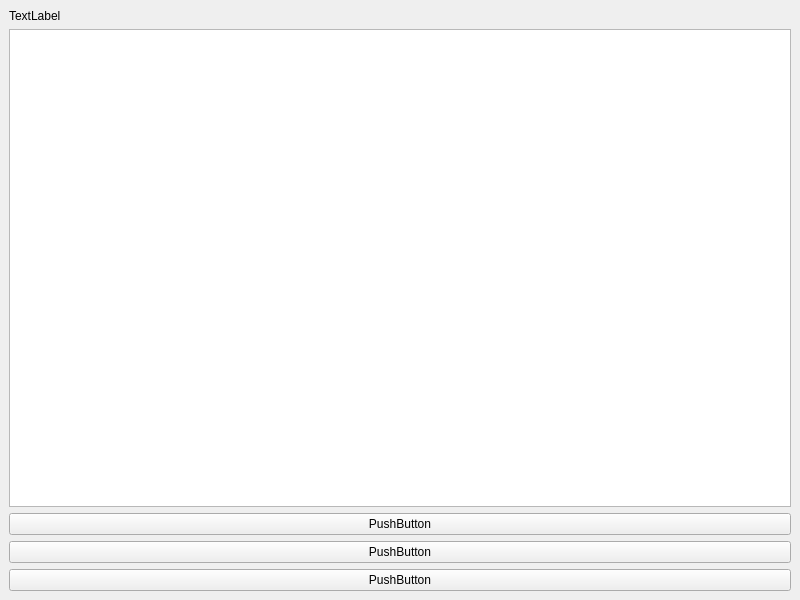
<?xml version="1.0" encoding="UTF-8"?>
<ui version="4.0">
 <class>MainWindow</class>
 <widget class="QMainWindow" name="MainWindow">
  <property name="geometry">
   <rect>
    <x>0</x>
    <y>0</y>
    <width>800</width>
    <height>600</height>
   </rect>
  </property>
  <property name="windowTitle">
   <string>MainWindow</string>
  </property>
  <widget class="QWidget" name="centralwidget">
   <layout class="QVBoxLayout" name="verticalLayout">
    <item>
     <widget class="QLabel" name="l_time">
      <property name="text">
       <string>TextLabel</string>
      </property>
     </widget>
    </item>
    <item>
     <widget class="QTextBrowser" name="tb_round"/>
    </item>
    <item>
     <widget class="QPushButton" name="pb_status">
      <property name="text">
       <string>PushButton</string>
      </property>
     </widget>
    </item>
    <item>
     <widget class="QPushButton" name="pb_round">
      <property name="text">
       <string>PushButton</string>
      </property>
     </widget>
    </item>
    <item>
     <widget class="QPushButton" name="pb_reset">
      <property name="text">
       <string>PushButton</string>
      </property>
     </widget>
    </item>
   </layout>
  </widget>
 </widget>
 <resources/>
 <connections/>
</ui>
